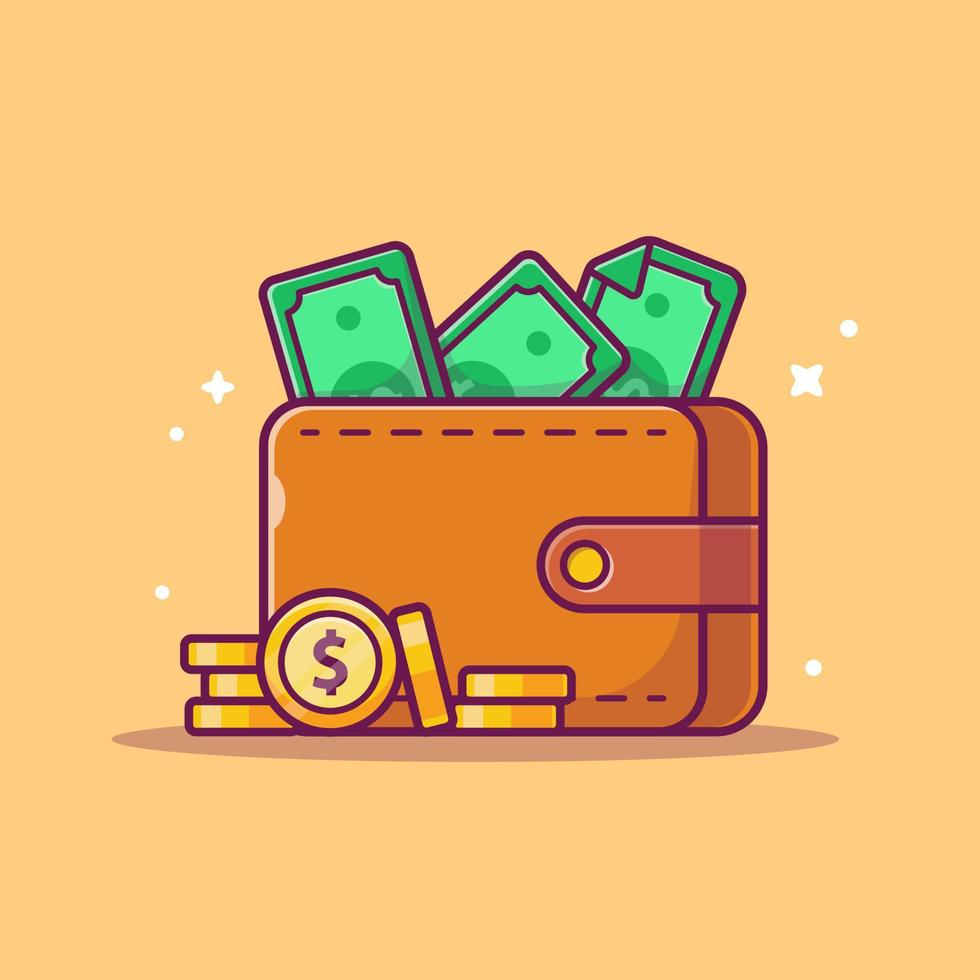
#> input picture assets/images/wallet.jpg, 980 x 980 px, found by its file name
$ python round_icon.py
#> lines starting #> are read from the running program, lines starting #| are printed output that depends on the picture; after the words box and inside, x2 and y2 are one past the last pixel; in counts of white or black regions, pixels touching at a corner belong together
import os
from PIL import Image, ImageOps, ImageDraw

def round_image(image_path, output_path):
#> called with image_path = 'scripts/assets/images/wallet.jpg', output_path = 'scripts/assets/images/wallet_round.png'
    try:
        img = Image.open(image_path).convert("RGBA")
        size = (min(img.size), min(img.size))
#> size = (980, 980)
        mask = Image.new('L', size, 0)
#> mask: PIL image 980x980 L; every value is 0
        draw = ImageDraw.Draw(mask)
        draw.ellipse((0, 0) + size, fill=255)

        output = ImageOps.fit(img, mask.size, centering=(0.5, 0.5))
        output.putalpha(mask)
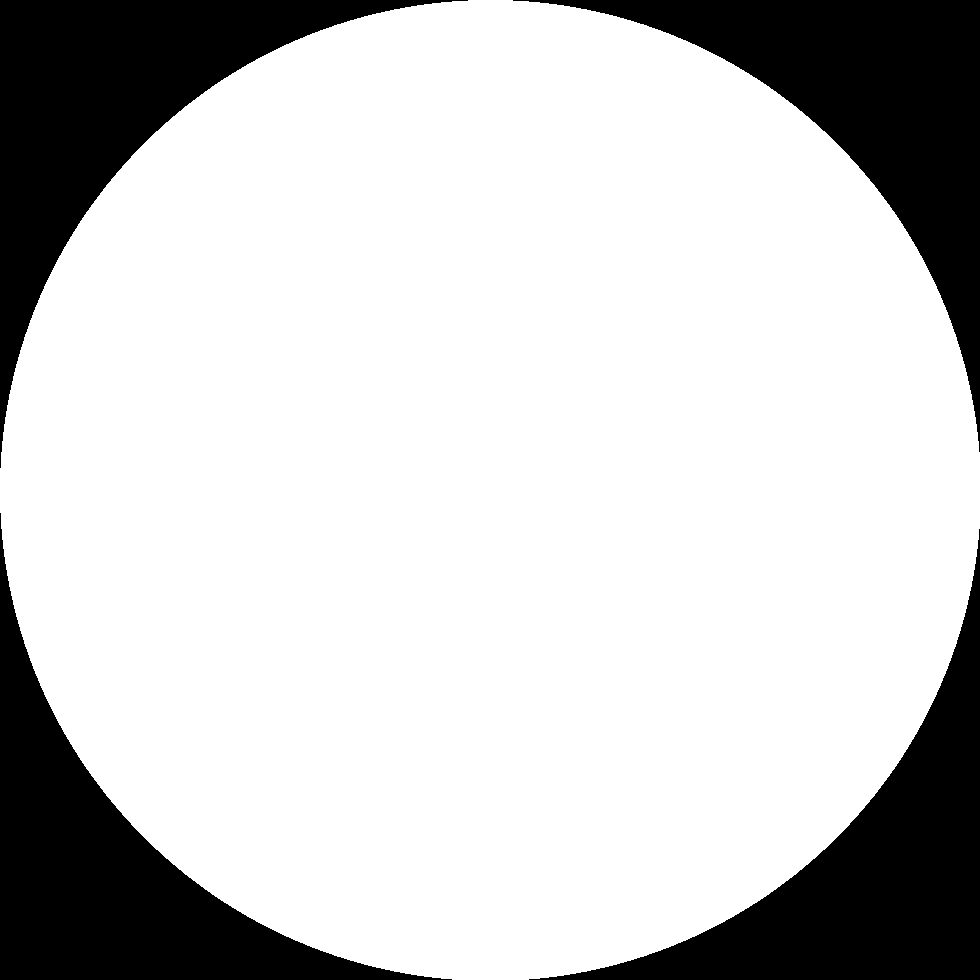
#> mask: PIL image 980x980 L; 78.7% white; 4 black regions, box (x1, y1, x2, y2) and area: (0, 0, 468, 468) 51660, (513, 0, 980, 452) 51192, (0, 513, 452, 980) 51192, (529, 529, 980, 980) 50725
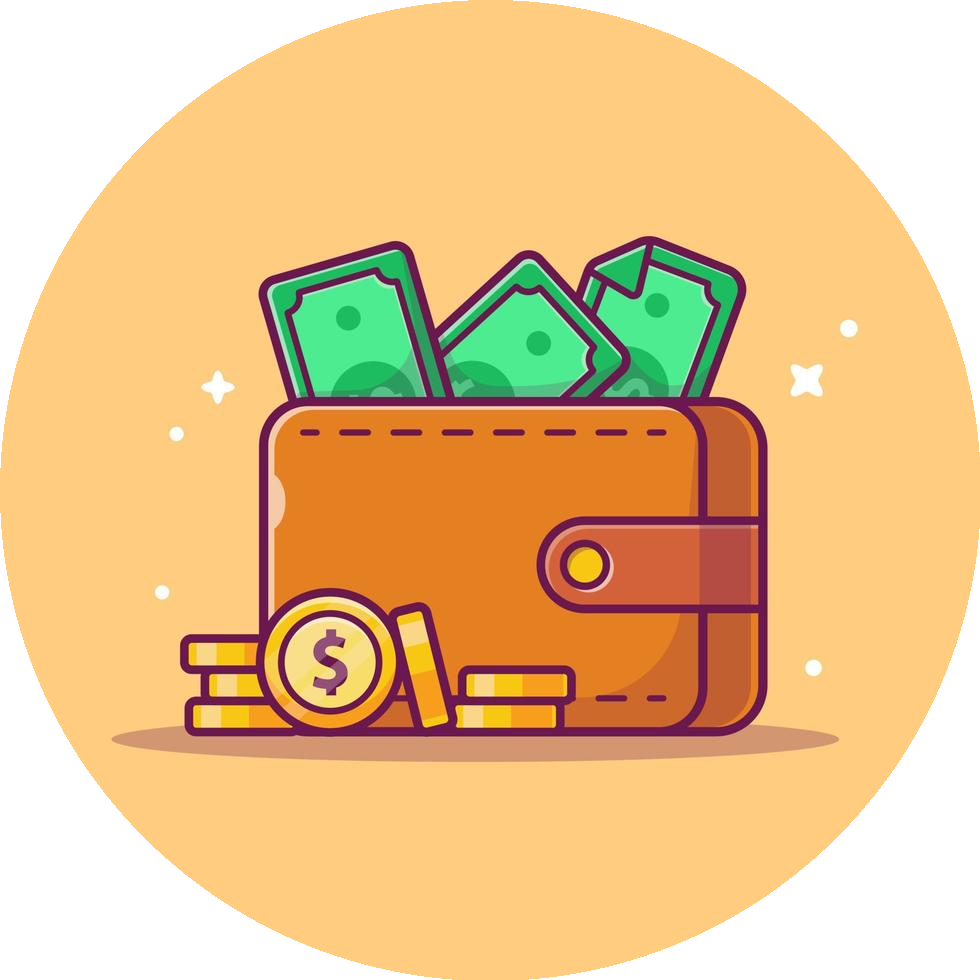
#> output: PIL image 980x980 RGBA; mean R, G, B, A 232.8, 183.4, 113.5, 200.6; transparent parts drawn white

        output.save(output_path, "PNG")
        print(f"Successfully created rounded image: {output_path}")
    except Exception as e:
        print(f"Error processing image: {e}")

if __name__ == "__main__":
    base_dir = os.getcwd()
    input_path = os.path.join(base_dir, "assets/images/wallet.jpg")
    output_path = os.path.join(base_dir, "assets/images/wallet_round.png")

    if os.path.exists(input_path):
        round_image(input_path, output_path)
    else:
        print(f"Input file not found: {input_path}")
